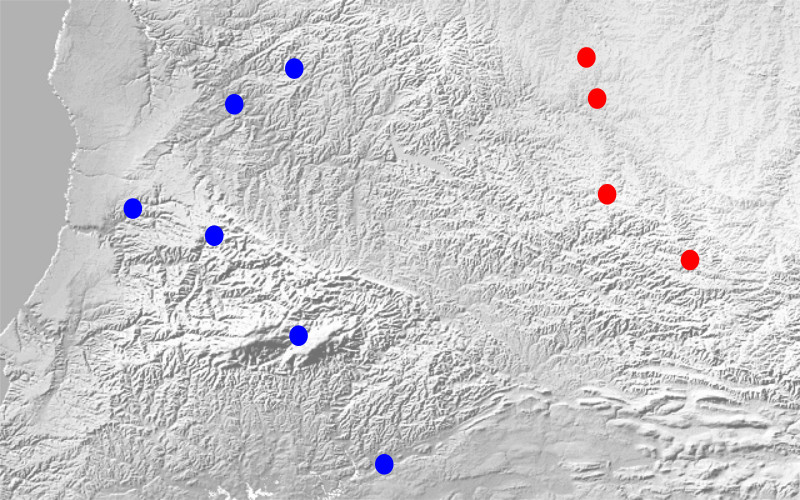
#> input picture scatter-map.jpg, 800 x 500 px
$ python doit.py
#> lines starting #> are read from the running program, lines starting #| are printed output that depends on the picture; after the words box and inside, x2 and y2 are one past the last pixel; in counts of white or black regions, pixels touching at a corner belong together
#!/usr/bin/env python
# coding=utf8

# Copyright (c) 2017 Behrooz Vedadian
#
# Permission is hereby granted, free of charge, to any person obtaining a copy
# of this software and associated documentation files (the "Software"), to deal
# in the Software without restriction, including without limitation the rights
# to use, copy, modify, merge, publish, distribute, sublicense, and/or sell
# copies of the Software, and to permit persons to whom the Software is
# furnished to do so, subject to the following conditions:
#
# The above copyright notice and this permission notice shall be included in all
# copies or substantial portions of the Software.
#
# THE SOFTWARE IS PROVIDED "AS IS", WITHOUT WARRANTY OF ANY KIND, EXPRESS OR
# IMPLIED, INCLUDING BUT NOT LIMITED TO THE WARRANTIES OF MERCHANTABILITY,
# FITNESS FOR A PARTICULAR PURPOSE AND NONINFRINGEMENT. IN NO EVENT SHALL THE
# AUTHORS OR COPYRIGHT HOLDERS BE LIABLE FOR ANY CLAIM, DAMAGES OR OTHER
# LIABILITY, WHETHER IN AN ACTION OF CONTRACT, TORT OR OTHERWISE, ARISING FROM,
# OUT OF OR IN CONNECTION WITH THE SOFTWARE OR THE USE OR OTHER DEALINGS IN THE
# SOFTWARE.
#
"""
Sample project demonstrating classification using a straight line
"""

from __future__ import print_function, division, unicode_literals

import codecs
import sys
import cv2
import numpy as np
from matplotlib import pyplot
import cvxpy

# Make the program look alike in python versions 3 and 2
if sys.version_info < (3, 0):
    sys.stdin = codecs.getreader("utf8")(sys.stdin)
    sys.stdout = codecs.getwriter("utf8")(sys.stdout)
    sys.stderr = codecs.getwriter("utf8")(sys.stderr)

def main():
    """ Main function of the script """

    def get_tribe_points(map, channel):
        """Finds center of contours of the desired channel in the map and returns them"""
        _, mass = cv2.threshold(map[:, :, channel], 50, 255, cv2.THRESH_BINARY_INV)
        pyplot.imshow(mass)
        blocks, *_ = cv2.findContours(mass, cv2.RETR_EXTERNAL, cv2.CHAIN_APPROX_SIMPLE)
        points = []
        for block in blocks:
            points.append(np.mean(block.reshape(block.shape[0], -1), 0).reshape(1, -1))
        return np.concatenate(points)

    # Read the original scatter map of tribe homes
    map = cv2.imread('./scatter-map.jpg')
#> map is the input picture: shape (500, 800, 3); mean B, G, R 202, 200.9, 201.7

    # Plot the image
    pyplot.subplot(2, 2, 1)
    pyplot.imshow(map)

    # Get the point coordinates from the input image for red tribe
    pyplot.subplot(2, 2, 2)
    red_points = get_tribe_points(map, 0)
#> in get_tribe_points, `_, mass = cv2.threshold(map[:, :, channel], 50, 255, cv2.THRESH_BINARY..`:
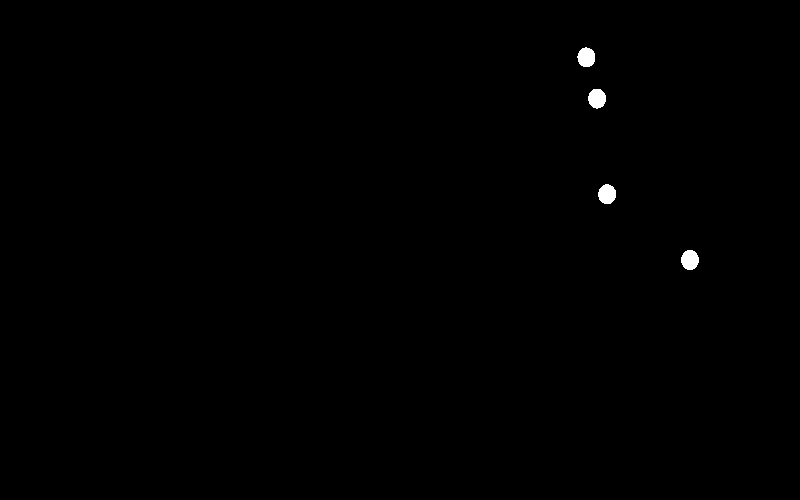
#> mass: shape (500, 800); 0.28% white; 4 white regions
#> in get_tribe_points, `blocks, *_ = cv2.findContours(mass, cv2.RETR_EXTERNAL, cv2.CHAIN_APPRO..`: blocks = 4 contours; box (x1, y1, x2, y2) and area: (681, 250, 699, 270) 257, (598, 184, 616, 204) 256, (588, 89, 606, 109) 254, (577, 47, 595, 67) 253
#> the loop in get_tribe_points, `for block in blocks:` made 4 passes
#> after the loop in get_tribe_points, `for block in blocks:`: points = [[[689.5, 259.5]], [[606.5, 192.2]], [[597.5, 100.8]], [[585.1, 56.2]]]
#> red_points = [[689.5, 259.5], [606.5, 192.2], [597.5, 100.8], [585.1, 56.2]]
    # Get the point coordinates from the input image for blue tribe
    pyplot.subplot(2, 2, 3)
    blue_points = get_tribe_points(map, 2)
#> call 2 of get_tribe_points, with channel = 2
#> in get_tribe_points (call 2), `_, mass = cv2.threshold(map[:, :, channel], 50, 255, cv2.THRESH_BINARY..`:
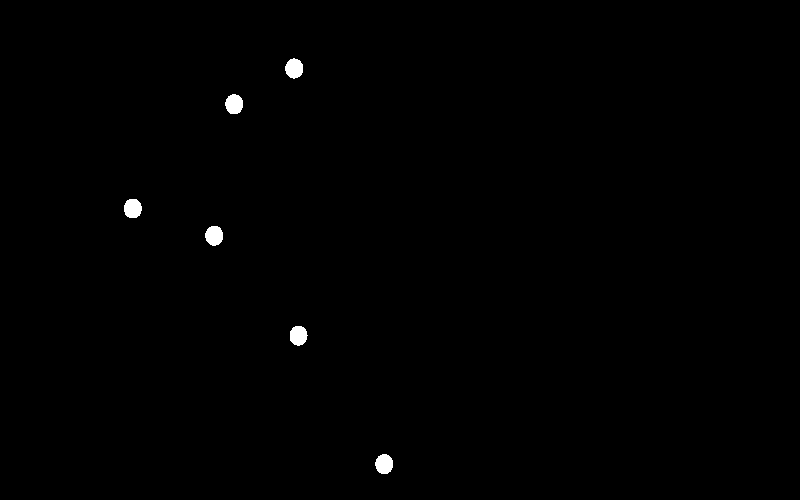
#> mass: shape (500, 800); 0.43% white; 6 white regions
#> in get_tribe_points (call 2), `blocks, *_ = cv2.findContours(mass, cv2.RETR_EXTERNAL, cv2.CHAIN_APPRO..`: blocks = 6 contours; box (x1, y1, x2, y2) and area: (285, 58, 303, 79) 259, (225, 94, 243, 114) 258, (205, 226, 223, 246) 258, (375, 454, 393, 474) 258, (124, 199, 142, 218) 254, (290, 326, 308, 346) 254
#> the loop in get_tribe_points (call 2), `for block in blocks:` made 6 passes
#> after the loop in get_tribe_points (call 2), `for block in blocks:`: points = [[[383, 463.3]], [[299.6, 334.8]], [[213.6, 234.5]], [[131.9, 208.3]], [[233.3, 103.1]], [[293.7, 67.6]]]
#> blue_points = [[383, 463.3], [299.6, 334.8], [213.6, 234.5], [131.9, 208.3], [233.3, 103.1], [293.7, 67.6]]

    # Set up the optimization problem
    a = cvxpy.Variable()
    b = cvxpy.Variable()
    c = cvxpy.Variable()

    objective = cvxpy.Minimize(a ** 2 + b ** 2)
    constraints = []
    for p in red_points:
        constraints.append(-1 * (a * p[1] + b * p[0] + c + 1) > 0)
    for p in blue_points:
        constraints.append(+1 * (a * p[1] + b * p[0] + c - 1) > 0)
    problem = cvxpy.Problem(objective, constraints)
    problem.solve()

    # Get the optimal values
    a = a.value
    b = b.value
    c = c.value

    # Draw the border and support lines on the original scatter map
    separated_map = np.copy(map)
    def drawline(c, l):
        """Draws a line with given c (f(x) = (b*x+c)/a) with given level of luminance"""

        def evaluate(a, b, c, x):
            """Evaluates the f(x)=(b*x+c)/a"""
            return (x, int(np.round(-(b * x + c) / a)))

        p0 = evaluate(a, b, c, -map.shape[1])
        p1 = evaluate(a, b, c, 2 * map.shape[1])
        cv2.line(separated_map, p0, p1, (l, l, l), 5)

    drawline(c - 1, 100)
    drawline(c + 1, 100)
    drawline(c, 0)

    # Display the map with lines on it
    pyplot.subplot(2, 2, 4)
    pyplot.imshow(separated_map)

    # Show the resulting plot
    pyplot.show()

if __name__ == "__main__":
    main()
#> (the call stopped at in main, `a = cvxpy.Variable()`: cvxpy is not available in this run)
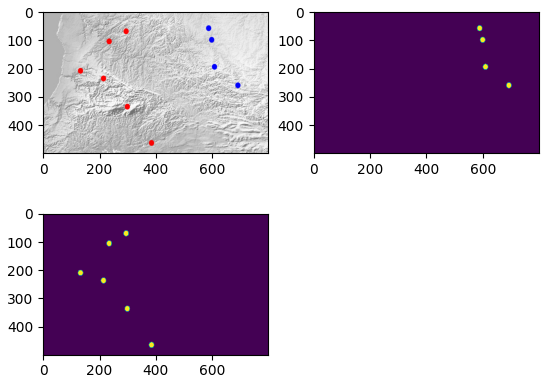
#> figure drawn by matplotlib, 3 panels; B, G, R data is drawn as R, G, B
